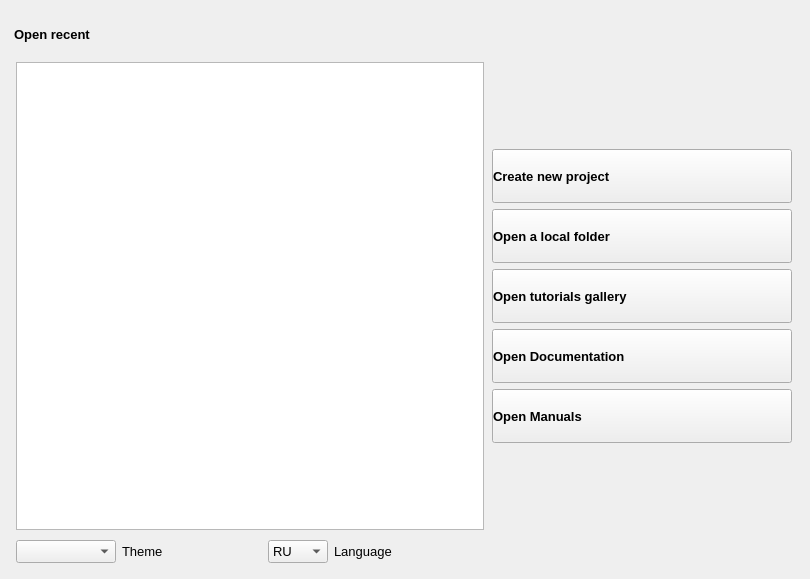
<?xml version="1.0" encoding="UTF-8"?>
<ui version="4.0">
 <class>WelcomeWidget</class>
 <widget class="QWidget" name="WelcomeWidget">
  <property name="geometry">
   <rect>
    <x>0</x>
    <y>0</y>
    <width>810</width>
    <height>579</height>
   </rect>
  </property>
  <property name="font">
   <font>
    <family>Segoe UI</family>
    <pointsize>11</pointsize>
   </font>
  </property>
  <property name="windowTitle">
   <string>C3D</string>
  </property>
  <layout class="QHBoxLayout" name="horizontalLayout_3">
   <item>
    <layout class="QVBoxLayout" name="verticalLayout_2">
     <property name="leftMargin">
      <number>3</number>
     </property>
     <property name="topMargin">
      <number>3</number>
     </property>
     <property name="rightMargin">
      <number>3</number>
     </property>
     <property name="bottomMargin">
      <number>3</number>
     </property>
     <item>
      <widget class="QLabel" name="label">
       <property name="minimumSize">
        <size>
         <width>0</width>
         <height>40</height>
        </size>
       </property>
       <property name="font">
        <font>
         <family>Segoe UI</family>
         <pointsize>10</pointsize>
         <weight>75</weight>
         <bold>true</bold>
        </font>
       </property>
       <property name="text">
        <string>Open recent</string>
       </property>
      </widget>
     </item>
     <item>
      <layout class="QHBoxLayout" name="horizontalLayout">
       <property name="leftMargin">
        <number>2</number>
       </property>
       <property name="topMargin">
        <number>2</number>
       </property>
       <property name="rightMargin">
        <number>2</number>
       </property>
       <property name="bottomMargin">
        <number>2</number>
       </property>
       <item>
        <widget class="QListWidget" name="listWidget">
         <property name="minimumSize">
          <size>
           <width>400</width>
           <height>0</height>
          </size>
         </property>
         <property name="font">
          <font>
           <family>Segoe UI</family>
           <pointsize>10</pointsize>
           <weight>75</weight>
           <bold>true</bold>
          </font>
         </property>
         <property name="focusPolicy">
          <enum>Qt::NoFocus</enum>
         </property>
         <property name="styleSheet">
          <string notr="true">QListWidget::item:hover { 
	background-color: rgba(63, 191, 202, 0.5);
}</string>
         </property>
         <property name="selectionMode">
          <enum>QAbstractItemView::NoSelection</enum>
         </property>
         <property name="selectionBehavior">
          <enum>QAbstractItemView::SelectRows</enum>
         </property>
         <property name="modelColumn">
          <number>0</number>
         </property>
        </widget>
       </item>
       <item>
        <layout class="QVBoxLayout" name="verticalLayout">
         <property name="leftMargin">
          <number>2</number>
         </property>
         <property name="topMargin">
          <number>2</number>
         </property>
         <property name="rightMargin">
          <number>2</number>
         </property>
         <property name="bottomMargin">
          <number>2</number>
         </property>
         <item>
          <spacer name="verticalSpacer_2">
           <property name="orientation">
            <enum>Qt::Vertical</enum>
           </property>
           <property name="sizeHint" stdset="0">
            <size>
             <width>20</width>
             <height>40</height>
            </size>
           </property>
          </spacer>
         </item>
         <item>
          <widget class="QPushButton" name="buttonCreate">
           <property name="sizePolicy">
            <sizepolicy hsizetype="Minimum" vsizetype="Minimum">
             <horstretch>0</horstretch>
             <verstretch>0</verstretch>
            </sizepolicy>
           </property>
           <property name="minimumSize">
            <size>
             <width>300</width>
             <height>54</height>
            </size>
           </property>
           <property name="font">
            <font>
             <family>Segoe UI</family>
             <pointsize>10</pointsize>
             <weight>75</weight>
             <bold>true</bold>
             <stylestrategy>PreferDefault</stylestrategy>
            </font>
           </property>
           <property name="layoutDirection">
            <enum>Qt::LeftToRight</enum>
           </property>
           <property name="styleSheet">
            <string notr="true">text-align:left;
padding-left: 1em;
padding-right: 1em;</string>
           </property>
           <property name="inputMethodHints">
            <set>Qt::ImhNone</set>
           </property>
           <property name="text">
            <string>Create new project</string>
           </property>
           <property name="icon">
            <iconset resource="../../res/resources.qrc">
             <normaloff>:/res/icons/editor/newfile.svg</normaloff>:/res/icons/editor/newfile.svg</iconset>
           </property>
           <property name="iconSize">
            <size>
             <width>32</width>
             <height>32</height>
            </size>
           </property>
           <property name="autoRepeat">
            <bool>false</bool>
           </property>
           <property name="autoDefault">
            <bool>false</bool>
           </property>
           <property name="default">
            <bool>false</bool>
           </property>
           <property name="flat">
            <bool>false</bool>
           </property>
          </widget>
         </item>
         <item>
          <widget class="QPushButton" name="buttonOpen">
           <property name="minimumSize">
            <size>
             <width>300</width>
             <height>54</height>
            </size>
           </property>
           <property name="font">
            <font>
             <family>Segoe UI</family>
             <pointsize>10</pointsize>
             <weight>75</weight>
             <bold>true</bold>
             <stylestrategy>PreferDefault</stylestrategy>
            </font>
           </property>
           <property name="layoutDirection">
            <enum>Qt::LeftToRight</enum>
           </property>
           <property name="styleSheet">
            <string notr="true">text-align:left;
padding-left: 1em;
padding-right: 1em;</string>
           </property>
           <property name="inputMethodHints">
            <set>Qt::ImhNone</set>
           </property>
           <property name="text">
            <string>Open a local folder</string>
           </property>
           <property name="icon">
            <iconset resource="../../res/resources.qrc">
             <normaloff>:/res/icons/editor/open.svg</normaloff>:/res/icons/editor/open.svg</iconset>
           </property>
           <property name="iconSize">
            <size>
             <width>32</width>
             <height>32</height>
            </size>
           </property>
           <property name="autoRepeat">
            <bool>false</bool>
           </property>
           <property name="autoDefault">
            <bool>false</bool>
           </property>
           <property name="default">
            <bool>false</bool>
           </property>
           <property name="flat">
            <bool>false</bool>
           </property>
          </widget>
         </item>
         <item>
          <widget class="QPushButton" name="buttonTutorialGallery">
           <property name="enabled">
            <bool>true</bool>
           </property>
           <property name="sizePolicy">
            <sizepolicy hsizetype="Minimum" vsizetype="Minimum">
             <horstretch>0</horstretch>
             <verstretch>0</verstretch>
            </sizepolicy>
           </property>
           <property name="minimumSize">
            <size>
             <width>300</width>
             <height>54</height>
            </size>
           </property>
           <property name="font">
            <font>
             <family>Segoe UI</family>
             <pointsize>10</pointsize>
             <weight>75</weight>
             <bold>true</bold>
             <stylestrategy>PreferDefault</stylestrategy>
            </font>
           </property>
           <property name="layoutDirection">
            <enum>Qt::LeftToRight</enum>
           </property>
           <property name="styleSheet">
            <string notr="true">text-align:left;
padding-left: 1em;
padding-right: 1em;</string>
           </property>
           <property name="inputMethodHints">
            <set>Qt::ImhNone</set>
           </property>
           <property name="text">
            <string>Open tutorials gallery</string>
           </property>
           <property name="icon">
            <iconset resource="../../res/resources.qrc">
             <normaloff>:/res/icons/gallery.svg</normaloff>:/res/icons/gallery.svg</iconset>
           </property>
           <property name="iconSize">
            <size>
             <width>32</width>
             <height>32</height>
            </size>
           </property>
           <property name="autoRepeat">
            <bool>false</bool>
           </property>
           <property name="autoDefault">
            <bool>false</bool>
           </property>
           <property name="default">
            <bool>false</bool>
           </property>
           <property name="flat">
            <bool>false</bool>
           </property>
          </widget>
         </item>
         <item>
          <widget class="QPushButton" name="buttonDocumentation">
           <property name="minimumSize">
            <size>
             <width>300</width>
             <height>54</height>
            </size>
           </property>
           <property name="font">
            <font>
             <family>Segoe UI</family>
             <pointsize>10</pointsize>
             <weight>75</weight>
             <bold>true</bold>
             <stylestrategy>PreferDefault</stylestrategy>
            </font>
           </property>
           <property name="layoutDirection">
            <enum>Qt::LeftToRight</enum>
           </property>
           <property name="styleSheet">
            <string notr="true">text-align:left;
padding-left: 1em;
padding-right: 1em;</string>
           </property>
           <property name="inputMethodHints">
            <set>Qt::ImhNone</set>
           </property>
           <property name="text">
            <string>Open Documentation</string>
           </property>
           <property name="icon">
            <iconset resource="../../res/resources.qrc">
             <normaloff>:/res/icons/doc.svg</normaloff>:/res/icons/doc.svg</iconset>
           </property>
           <property name="iconSize">
            <size>
             <width>32</width>
             <height>32</height>
            </size>
           </property>
           <property name="autoRepeat">
            <bool>false</bool>
           </property>
           <property name="autoDefault">
            <bool>false</bool>
           </property>
           <property name="default">
            <bool>false</bool>
           </property>
           <property name="flat">
            <bool>false</bool>
           </property>
          </widget>
         </item>
         <item>
          <widget class="QPushButton" name="buttonManuals">
           <property name="minimumSize">
            <size>
             <width>300</width>
             <height>54</height>
            </size>
           </property>
           <property name="font">
            <font>
             <family>Segoe UI</family>
             <pointsize>10</pointsize>
             <weight>75</weight>
             <bold>true</bold>
             <stylestrategy>PreferDefault</stylestrategy>
            </font>
           </property>
           <property name="styleSheet">
            <string notr="true">text-align:left;
padding-left: 1em;
padding-right: 1em;</string>
           </property>
           <property name="text">
            <string>Open Manuals</string>
           </property>
           <property name="icon">
            <iconset resource="../../res/resources.qrc">
             <normaloff>:/res/icons/manuals.svg</normaloff>:/res/icons/manuals.svg</iconset>
           </property>
           <property name="iconSize">
            <size>
             <width>32</width>
             <height>32</height>
            </size>
           </property>
          </widget>
         </item>
         <item>
          <spacer name="verticalSpacer">
           <property name="orientation">
            <enum>Qt::Vertical</enum>
           </property>
           <property name="sizeHint" stdset="0">
            <size>
             <width>20</width>
             <height>40</height>
            </size>
           </property>
          </spacer>
         </item>
        </layout>
       </item>
      </layout>
     </item>
     <item>
      <layout class="QHBoxLayout" name="horizontalLayout_2">
       <property name="leftMargin">
        <number>2</number>
       </property>
       <property name="topMargin">
        <number>2</number>
       </property>
       <property name="rightMargin">
        <number>2</number>
       </property>
       <property name="bottomMargin">
        <number>2</number>
       </property>
       <item>
        <widget class="QComboBox" name="comboBoxThemes">
         <property name="sizePolicy">
          <sizepolicy hsizetype="Preferred" vsizetype="Preferred">
           <horstretch>0</horstretch>
           <verstretch>0</verstretch>
          </sizepolicy>
         </property>
         <property name="minimumSize">
          <size>
           <width>100</width>
           <height>0</height>
          </size>
         </property>
         <property name="font">
          <font>
           <family>Segoe UI</family>
           <pointsize>10</pointsize>
          </font>
         </property>
         <property name="sizeAdjustPolicy">
          <enum>QComboBox::AdjustToContents</enum>
         </property>
        </widget>
       </item>
       <item>
        <widget class="QLabel" name="labelThemes">
         <property name="sizePolicy">
          <sizepolicy hsizetype="Minimum" vsizetype="Preferred">
           <horstretch>0</horstretch>
           <verstretch>0</verstretch>
          </sizepolicy>
         </property>
         <property name="minimumSize">
          <size>
           <width>100</width>
           <height>0</height>
          </size>
         </property>
         <property name="maximumSize">
          <size>
           <width>50</width>
           <height>16777215</height>
          </size>
         </property>
         <property name="font">
          <font>
           <family>Segoe UI</family>
           <pointsize>10</pointsize>
          </font>
         </property>
         <property name="text">
          <string>Theme</string>
         </property>
        </widget>
       </item>
       <item>
        <spacer name="horizontalSpacer">
         <property name="orientation">
          <enum>Qt::Horizontal</enum>
         </property>
         <property name="sizeType">
          <enum>QSizePolicy::Fixed</enum>
         </property>
         <property name="sizeHint" stdset="0">
          <size>
           <width>40</width>
           <height>20</height>
          </size>
         </property>
        </spacer>
       </item>
       <item>
        <widget class="QComboBox" name="comboBoxLanguages">
         <property name="minimumSize">
          <size>
           <width>60</width>
           <height>0</height>
          </size>
         </property>
         <property name="font">
          <font>
           <family>Segoe UI</family>
           <pointsize>10</pointsize>
          </font>
         </property>
         <item>
          <property name="text">
           <string>RU</string>
          </property>
         </item>
         <item>
          <property name="text">
           <string>ENG</string>
          </property>
         </item>
        </widget>
       </item>
       <item>
        <widget class="QLabel" name="labelLanguages">
         <property name="sizePolicy">
          <sizepolicy hsizetype="Minimum" vsizetype="Preferred">
           <horstretch>0</horstretch>
           <verstretch>0</verstretch>
          </sizepolicy>
         </property>
         <property name="minimumSize">
          <size>
           <width>100</width>
           <height>0</height>
          </size>
         </property>
         <property name="maximumSize">
          <size>
           <width>70</width>
           <height>16777215</height>
          </size>
         </property>
         <property name="font">
          <font>
           <family>Segoe UI</family>
           <pointsize>10</pointsize>
          </font>
         </property>
         <property name="text">
          <string>Language</string>
         </property>
        </widget>
       </item>
       <item>
        <spacer name="horizontalSpacer_2">
         <property name="orientation">
          <enum>Qt::Horizontal</enum>
         </property>
         <property name="sizeHint" stdset="0">
          <size>
           <width>40</width>
           <height>20</height>
          </size>
         </property>
        </spacer>
       </item>
      </layout>
     </item>
    </layout>
   </item>
  </layout>
 </widget>
 <resources>
  <include location="../../res/resources.qrc"/>
 </resources>
 <connections/>
</ui>
